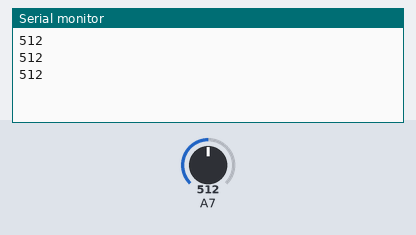
A sketch run on a simulated Arduino Nano, built with avr-gcc and run on an emulated ATmega328P. Parts: the last lines printed to the serial monitor. The inputs (shaded band) are chosen by the test bench; at power-on: A7 = 512.

Above: at 1.3 s.
1.4 s: A7 set to 716
At 1.9 s:
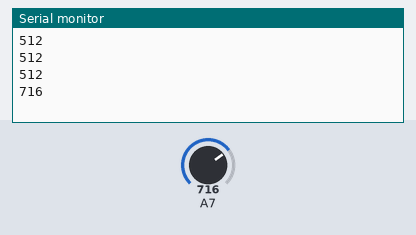
2.9 s: A7 set to 900
At 3.4 s:
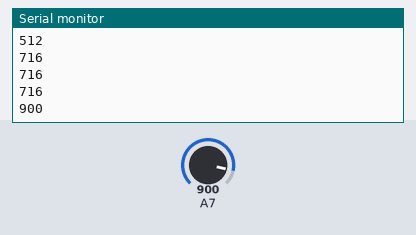
Timing chart, 0 to 5.9 s (numbered marks = the images above; inputs shaded):
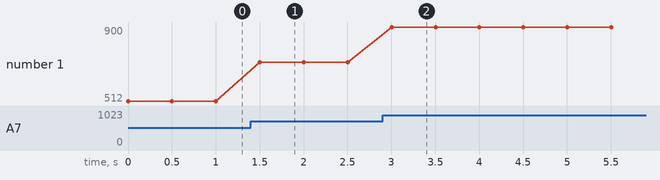

The sketch:

voltage_cali.ino
```cpp
int value = 0;

void setup() {
  // put your setup code here, to run once:

  Serial.begin(9600);
  analogReference(EXTERNAL);

}

void loop() {
  // put your main code here, to run repeatedly:

  value = analogRead(A7);

  Serial.println(value);

  delay (500);

}
```

Measured:
- after the input at 1.4 s, the serial monitor: prints a new line after 0.10 s (image 1)
- after the input at 2.9 s, the serial monitor: prints a new line after 0.10 s (image 2)
- plotted number 1: 512 → 716 after the input at 1.4 s, 716 → 900 after the input at 2.9 s
